Frame 1 (no input): blank canvas, image omitted
Frame 60 (the mouse pressed at the canvas centre just before this capture): blank canvas, image omitted
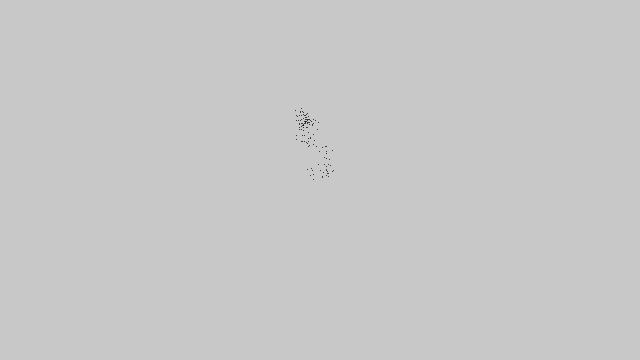
Frame 120 (the mouse held since frame 60 and released just before this capture)

The Processing sketch whose frames 1 and 60 were blank and that drew this single picture after the mouse press (run headless with seeded random() and noise(); from frame 60 on, the mouse is pressed at the canvas centre):

// Processing sketch: PerlinWalker
// ── PerlinWalker.pde
Walker w;
void setup() {
  size(640,360);
  background(200);
  w = new Walker();
}

void draw() {
  w.step();
  w.render();
}

class Walker {
  int x, y;

  int xoffX, xoffY;
  Walker() {
    xoffX = 0;
    xoffY = 10000;
    x = width/2;
    y = height/2;
  }
  void step() {
    float stepsizex = map(noise(xoffX),0,1,0,10);
    float stepsizey = map(noise(xoffY),0,1,0,10);
    float stepx = random(-stepsizex, stepsizex + 1);
    float stepy = random(-stepsizey, stepsizey + 1);
    x += stepx;
    y += stepy;
    xoffX += 0.01;
    xoffY += 0.01;
  }
  void render() {
    fill(0);
    stroke(2);
    point(x,y);
  }
}
